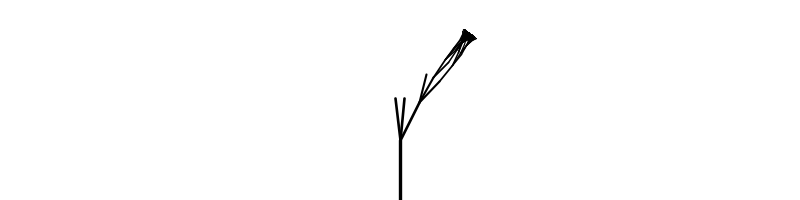
Frame 1 (no input)
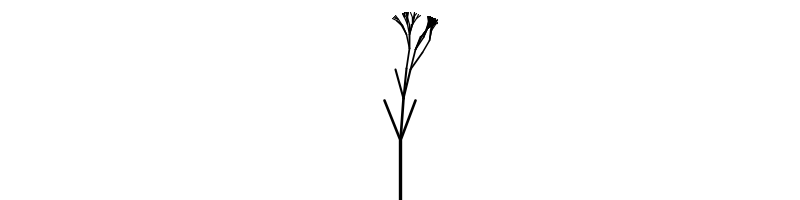
Frame 60 (the mouse pressed at the canvas centre just before this capture)
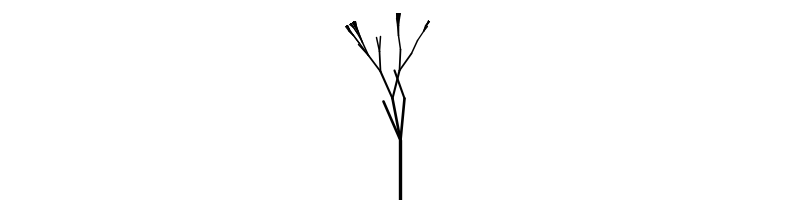
Frame 120 (the mouse held since frame 60 and released just before this capture)

The Processing sketch that drew these frames (run headless with seeded random() and noise(); from frame 60 on, the mouse is pressed at the canvas centre):

// Processing sketch: tree_in_breeze
// ── tree_in_breeze.pde

// Perlin noise offset 
float yoff = 0;
// Random seed to control randomness while drawing the tree
int seed = 5;


void setup() {
  size(800, 200);
  smooth();
}

void draw() {
  background(255);
  fill(0);
  //text("Click mouse to generate a new tree", 10, height-20);

  stroke(0);
  // Start the tree from the bottom of the screen
  translate(width/2, height);
  // Move alogn through noise
  yoff += 0.005;
  randomSeed(seed);
  // Start the recursive branching!
  branch(60, 0);
}


void mousePressed() {
  // New tree starts with new noise offset and new random seed
  yoff = random(1000);
  seed = millis();
}


void branch(float h, float xoff) {
  // thickness of the branch is mapped to its length
  float sw = map(h, 2, 100, 1, 5);
  strokeWeight(sw);
  // Draw the branch
  line(0, 0, 0, -h);
  // Move along to end
  translate(0, -h);

  // Each branch will be 2/3rds the size of the previous one
  h *= 0.7f;
  
  // Move along through noise space
  xoff += 0.1;

  if (h > 4) {
    // Random number of branches
    int n = int(random(0, 5));
    for (int i = 0; i < n; i++) {
      
      // Here the angle is controlled by perlin noise
      // This is a totally arbitrary way to do it, try others!
      float theta = map(noise(xoff+i, yoff), 0, 1, -PI/3, PI/3);
      if (n%2==0) theta *= -1;
      
      pushMatrix();      // Save the current state of transformation (i.e. where are we now)
      rotate(theta);     // Rotate by theta
      branch(h, xoff);   // Ok, now call myself to branch again
      popMatrix();       // Whenever we get back here, we "pop" in order to restore the previous matrix state
    }
  }
}
